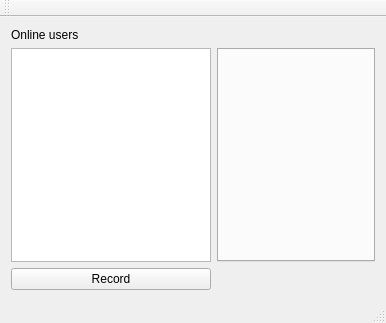
<?xml version="1.0" encoding="UTF-8"?>
<ui version="4.0">
 <class>MainWindow</class>
 <widget class="QMainWindow" name="MainWindow">
  <property name="geometry">
   <rect>
    <x>0</x>
    <y>0</y>
    <width>386</width>
    <height>323</height>
   </rect>
  </property>
  <property name="windowTitle">
   <string>Log In</string>
  </property>
  <widget class="QWidget" name="centralWidget">
   <layout class="QGridLayout" name="gridLayout_2">
    <item row="0" column="0">
     <widget class="QLabel" name="label">
      <property name="text">
       <string>Online users</string>
      </property>
     </widget>
    </item>
    <item row="1" column="0">
     <widget class="QListWidget" name="list_online">
      <property name="maximumSize">
       <size>
        <width>200</width>
        <height>16777215</height>
       </size>
      </property>
     </widget>
    </item>
    <item row="1" column="1">
     <widget class="QTabWidget" name="tabWidget">
      <property name="acceptDrops">
       <bool>false</bool>
      </property>
      <property name="currentIndex">
       <number>-1</number>
      </property>
     </widget>
    </item>
    <item row="2" column="0">
     <widget class="QPushButton" name="record">
      <property name="text">
       <string>Record</string>
      </property>
     </widget>
    </item>
   </layout>
  </widget>
  <widget class="QMenuBar" name="menuBar">
   <property name="geometry">
    <rect>
     <x>0</x>
     <y>0</y>
     <width>386</width>
     <height>22</height>
    </rect>
   </property>
  </widget>
  <widget class="QToolBar" name="mainToolBar">
   <attribute name="toolBarArea">
    <enum>TopToolBarArea</enum>
   </attribute>
   <attribute name="toolBarBreak">
    <bool>false</bool>
   </attribute>
  </widget>
  <widget class="QStatusBar" name="statusBar"/>
 </widget>
 <layoutdefault spacing="6" margin="11"/>
 <resources/>
 <connections/>
</ui>
